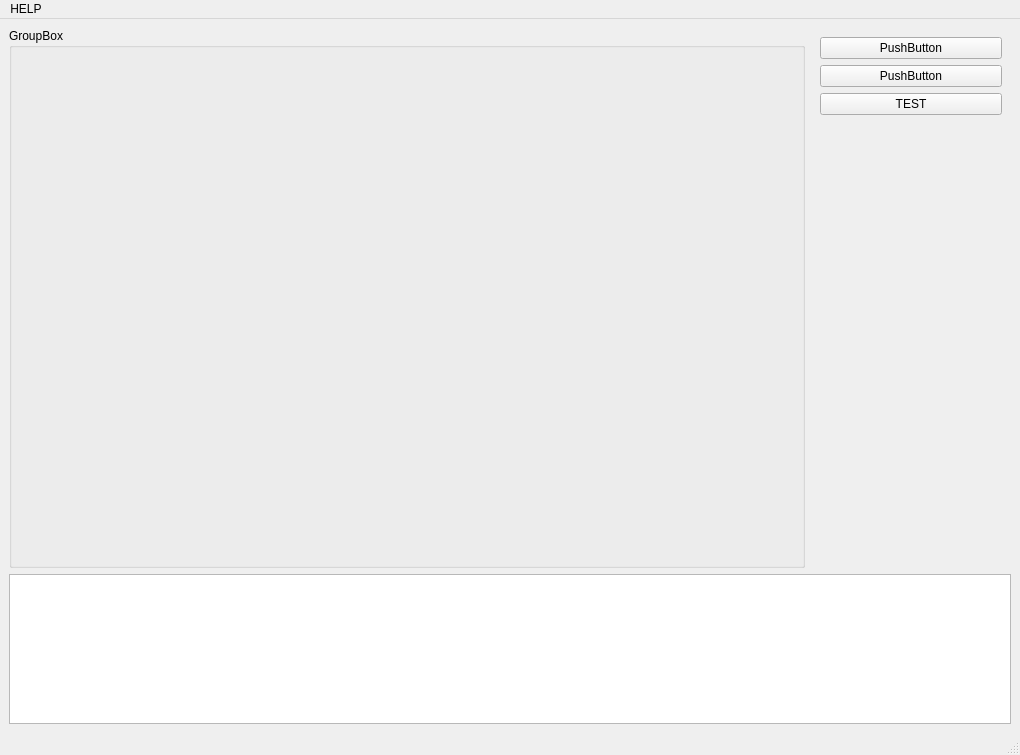
<?xml version="1.0" encoding="UTF-8"?>
<ui version="4.0">
 <class>MainWindow</class>
 <widget class="QMainWindow" name="MainWindow">
  <property name="geometry">
   <rect>
    <x>0</x>
    <y>0</y>
    <width>1020</width>
    <height>755</height>
   </rect>
  </property>
  <property name="windowTitle">
   <string>MainWindow</string>
  </property>
  <widget class="QWidget" name="centralwidget">
   <layout class="QGridLayout" name="gridLayout">
    <item row="0" column="1" rowspan="2">
     <widget class="QWidget" name="widget" native="true">
      <property name="maximumSize">
       <size>
        <width>200</width>
        <height>16777215</height>
       </size>
      </property>
      <layout class="QVBoxLayout" name="verticalLayout">
       <item>
        <widget class="QPushButton" name="pushButton">
         <property name="text">
          <string>PushButton</string>
         </property>
        </widget>
       </item>
       <item>
        <widget class="QPushButton" name="pushButton_2">
         <property name="text">
          <string>PushButton</string>
         </property>
        </widget>
       </item>
       <item>
        <widget class="QPushButton" name="pushButtonTEST">
         <property name="text">
          <string>TEST</string>
         </property>
        </widget>
       </item>
       <item>
        <spacer name="verticalSpacer">
         <property name="orientation">
          <enum>Qt::Vertical</enum>
         </property>
         <property name="sizeHint" stdset="0">
          <size>
           <width>20</width>
           <height>40</height>
          </size>
         </property>
        </spacer>
       </item>
      </layout>
     </widget>
    </item>
    <item row="0" column="0" rowspan="2">
     <widget class="QGroupBox" name="groupBox">
      <property name="title">
       <string>GroupBox</string>
      </property>
     </widget>
    </item>
    <item row="2" column="0" colspan="2">
     <widget class="QTextEdit" name="textEdit">
      <property name="maximumSize">
       <size>
        <width>16777215</width>
        <height>150</height>
       </size>
      </property>
     </widget>
    </item>
   </layout>
  </widget>
  <widget class="QMenuBar" name="menubar">
   <property name="geometry">
    <rect>
     <x>0</x>
     <y>0</y>
     <width>1020</width>
     <height>23</height>
    </rect>
   </property>
   <widget class="QMenu" name="menuHELP">
    <property name="title">
     <string>HELP</string>
    </property>
    <addaction name="actionAboutQT"/>
   </widget>
   <addaction name="menuHELP"/>
  </widget>
  <widget class="QStatusBar" name="statusBar"/>
  <action name="actionAboutQT">
   <property name="text">
    <string>关于</string>
   </property>
  </action>
 </widget>
 <resources/>
 <connections/>
</ui>
